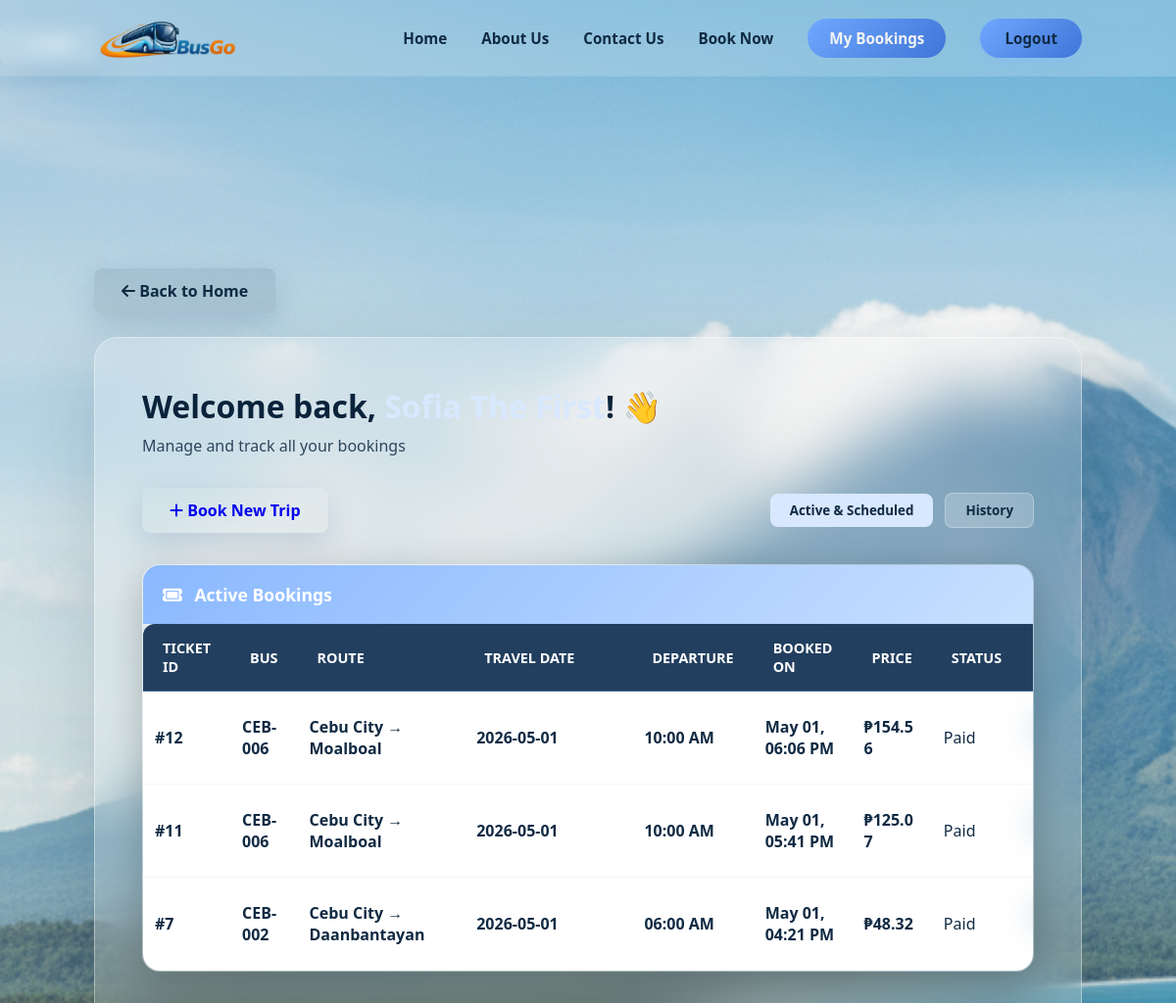
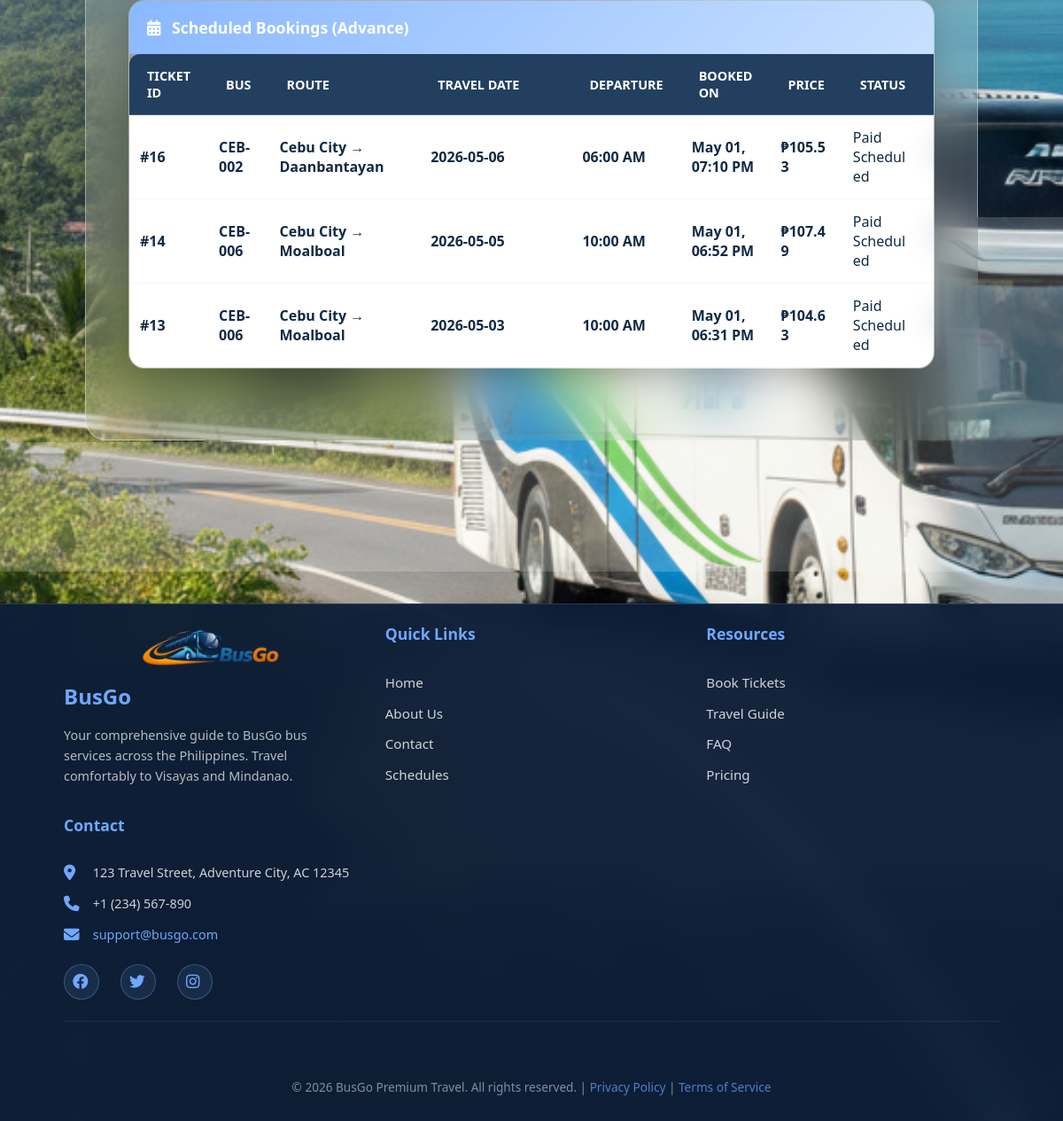
Page /user (signed in) on the committed database (2 pictures, top to bottom).
### tables this page shows
CREATE TABLE bookings (
            id INTEGER PRIMARY KEY AUTOINCREMENT,
            user_id INTEGER,
            trip_id INTEGER,
            passenger_id INTEGER,
            seat_number TEXT,
            status TEXT DEFAULT 'waiting for payment',
            booking_type TEXT DEFAULT 'Online',
            payment_method TEXT DEFAULT 'Online',
            created_at TEXT DEFAULT CURRENT_TIMESTAMP, price REAL DEFAULT 0, distance REAL DEFAULT 0, fare_type TEXT DEFAULT 'regular', discount_type TEXT, id_photo_path TEXT, travel_date TEXT,
            FOREIGN KEY(user_id) REFERENCES users(id),
            FOREIGN KEY(trip_id) REFERENCES trips(id),
            FOREIGN KEY(passenger_id) REFERENCES passengers(id)
        );

CREATE TABLE buses (
            id INTEGER PRIMARY KEY AUTOINCREMENT,
            bus_no TEXT UNIQUE NOT NULL,
            capacity INTEGER DEFAULT 52,
            status TEXT DEFAULT 'available',
            created_at TEXT DEFAULT CURRENT_TIMESTAMP,
            updated_at TEXT DEFAULT CURRENT_TIMESTAMP
        );

CREATE TABLE routes (
            id INTEGER PRIMARY KEY AUTOINCREMENT,
            origin TEXT NOT NULL,
            destination TEXT NOT NULL
        , distance REAL DEFAULT 0, geometry_json TEXT);

CREATE TABLE trips (id INTEGER PRIMARY KEY AUTOINCREMENT, bus_id INTEGER, route_id INTEGER, departure TEXT, arrival TEXT, status TEXT DEFAULT 'scheduled', FOREIGN KEY (bus_id) REFERENCES buses (id), FOREIGN KEY (route_id) REFERENCES routes (id));

### app.py (the view)
@app.route("/user")
def user_dashboard():
    if "user_id" not in session:
        return redirect(url_for("home", login_required=1))
    conn = get_db_connection()
    rows = conn.execute("""
        SELECT
            b.id,
            bs.bus_no,
            r.origin,
            r.destination,
            t.departure,
            t.arrival,
            b.price,
            b.status,
            b.created_at,
            b.travel_date
        FROM bookings b
        JOIN trips t ON t.id = b.trip_id
        JOIN buses bs ON bs.id = t.bus_id
        JOIN routes r ON r.id = t.route_id
        WHERE b.user_id = ?
        ORDER BY b.id DESC
    """, (session["user_id"],)).fetchall()
    bookings = []
    for row in rows:
        created_at_raw = row['created_at'] or ''
        try:
            parsed = datetime.datetime.strptime(created_at_raw, '%Y-%m-%d %H:%M:%S')
            booked_on = parsed.strftime('%b %d, %I:%M %p')
        except:
            booked_on = created_at_raw
        bookings.append({
            'id': row['id'],
            'bus_no': row['bus_no'],
            'origin': row['origin'],
            'destination': row['destination'],
            'departure': row['departure'],
            'arrival': row['arrival'],
            'price': row['price'],
            'status': row['status'],
            'booked_on': booked_on,
            'travel_date': row['travel_date']
        })
    conn.close()
    return render_template("user_dashboard.html", bookings=bookings, now=datetime.datetime.now())

### app.py (called while the page is built)
def get_db_connection():
    conn = sqlite3.connect(DATABASE)
    conn.row_factory = sqlite3.Row
    return conn

@app.context_processor
def inject_user_info():
    return dict(
        user_role=session.get("role"),
        user_name=session.get("fullname")
    )

### templates/user_dashboard.html (shortened to what this page needs)
{% extends "base.html" %}
{% block content %}
<section class="schedule-main" style="flex-direction: column; align-items: center;">
    <div class="page-back-nav" style="width: 100%; max-width: 1800px; margin: 0 auto 1.5rem auto;">
        <a href="{{ url_for('home') }}" class="back-btn" style="background: rgba(16, 42, 67, 0.1); color: var(--dark-text);">
            <i class="fa-solid fa-arrow-left"></i> Back to Home
        </a>
    </div>
    <div class="schedule-container glass-booking-card dashboard-page">
        <div class="dashboard-header">
            <h1>Welcome back, <span style="color: var(--yellow);">{{ session['fullname'] }}</span>! 👋</h1>
            <p>Manage and track all your bookings</p>
        </div>
        <div class="user-actions" style="display: flex; gap: 1rem; justify-content: space-between; align-items: center;">
            <a href="{{ url_for('schedules') }}" class="print-btn">
                <i class="fa-solid fa-plus"></i> Book New Trip
            </a>
            <div class="tab-switcher" style="display: flex; gap: 0.75rem;">
                <button id="activeBookingsTab" class="tab-btn active" type="button" style="background: var(--yellow); color: var(--dark-text); border: none; padding: 8px 20px; border-radius: 8px; cursor: pointer; font-weight: 600;">Active & Scheduled</button>
                <button id="historyBookingsTab" class="tab-btn" type="button" style="background: rgba(255,255,255,0.2); color: var(--dark-text); border: 1px solid rgba(255,255,255,0.3); padding: 8px 20px; border-radius: 8px; cursor: pointer; font-weight: 600;">History</button>
            </div>
        </div>
        <div id="activeScheduledSection" class="booking-tab-section active">
            <div class="table-container">
                <div class="table-header">
                    <i class="fa-solid fa-ticket" style="margin-right: 0.5rem;"></i> Active Bookings
                </div>
                {% set today = now.date().isoformat() if now is defined else None %}
                {% set active_bookings = [] %}
                {% set scheduled_bookings = [] %}
                {% set history_bookings = [] %}
                {% for booking in bookings %}
                    {% if booking.status == 'paid' %}
                        {% if booking.travel_date == today %}
                            {% set _ = active_bookings.append(booking) %}
                        {% elif booking.travel_date > today %}
                            {% set _ = scheduled_bookings.append(booking) %}
                        {% else %}
                            {% set _ = history_bookings.append(booking) %}
                        {% endif %}
                    {% elif booking.status in ['cancelled', 'dispatched', 'onboard', 'arrived'] %}
                        {% set _ = history_bookings.append(booking) %}
                    {% else %}
                        {% set _ = active_bookings.append(booking) %}
                    {% endif %}
                {% endfor %}
                {% if active_bookings|length > 0 %}
                    <table class="admin-table admin-bookings-table">
                        <thead style="background: var(--dark-text);">
                            <tr>
                                <th style="color: white; border-radius: 12px 0 0 0;">Ticket ID</th>
                                <th style="color: white;">Bus</th>
                                <th style="color: white;">Route</th>
                                <th style="color: white;">Travel Date</th>
                                <th style="color: white;">Departure</th>
                                <th style="color: white;">Booked On</th>
                                <th style="color: white;">Price</th>
                                <th style="color: white;">Status</th>
                                <th style="color: white; border-radius: 0 12px 0 0;">Actions</th>
                            </tr>
                        </thead>
                        <tbody style="background: white;">
                            {% for booking in active_bookings %}
                            <tr style="border-bottom: 1px solid rgba(16,42,67,0.1);">
                                <td style="color: var(--dark-text); font-weight: 700; padding: 12px;">#{{ booking.id }}</td>
                                <td style="color: var(--dark-text); padding: 12px;">{{ booking.bus_no }}</td>
                                <td style="color: var(--dark-text); padding: 12px;">{{ booking.origin }} → {{ booking.destination }}</td>
                                <td style="color: var(--dark-text); padding: 12px;">{{ booking.travel_date }}</td>
                                <td style="color: var(--dark-text); font-weight: 700; padding: 12px;">{{ booking.departure }}</td>
                                <td style="color: var(--dark-text); padding: 12px;">{{ booking.booked_on }}</td>
                                <td style="color: var(--dark-text); font-weight: 700; padding: 12px;">₱{{ "%.2f"|format(booking.price) }}</td>
                                <td style="color: var(--dark-text); font-weight: 500; padding: 12px;">
                                    {% if booking.status == 'paid' %}
                                        Paid
                                    {% elif booking.status == 'waiting for payment' %}
                                        Waiting for Payment
                                    {% elif booking.status == 'processing payment' %}
                                        Processing Payment
                                    {% else %}
                                        {{ booking.status|capitalize }}
                                    {% endif %}
                                </td>
                                <td style="padding: 12px;">
                                </td>
                            </tr>
                            {% endfor %}
                        </tbody>
                    </table>
                {% endif %}
            </div>
            <div class="table-container" style="margin-top: 2rem;">
                <div class="table-header">
                    <i class="fa-solid fa-calendar-alt" style="margin-right: 0.5rem;"></i> Scheduled Bookings (Advance)
                </div>
                {% if scheduled_bookings|length > 0 %}
                    <table class="admin-table admin-bookings-table">
                        <thead style="background: var(--dark-text);">
                            <tr>
                                <th style="color: white; border-radius: 12px 0 0 0;">Ticket ID</th>
                                <th style="color: white;">Bus</th>
                                <th style="color: white;">Route</th>
                                <th style="color: white;">Travel Date</th>
                                <th style="color: white;">Departure</th>
                                <th style="color: white;">Booked On</th>
                                <th style="color: white;">Price</th>
                                <th style="color: white;">Status</th>
                                <th style="color: white; border-radius: 0 12px 0 0;">Actions</th>
                            </tr>
                        </thead>
                        <tbody style="background: white;">
                            {% for booking in scheduled_bookings %}
                            <tr style="border-bottom: 1px solid rgba(16,42,67,0.1);">
                                <td style="color: var(--dark-text); font-weight: 700; padding: 12px;">#{{ booking.id }}</td>
                                <td style="color: var(--dark-text); padding: 12px;">{{ booking.bus_no }}</td>
                                <td style="color: var(--dark-text); padding: 12px;">{{ booking.origin }} → {{ booking.destination }}</td>
                                <td style="color: var(--dark-text); padding: 12px;">{{ booking.travel_date }}</td>
                                <td style="color: var(--dark-text); font-weight: 700; padding: 12px;">{{ booking.departure }}</td>
                                <td style="color: var(--dark-text); padding: 12px;">{{ booking.booked_on }}</td>
                                <td style="color: var(--dark-text); font-weight: 700; padding: 12px;">₱{{ "%.2f"|format(booking.price) }}</td>
                                <td style="color: var(--dark-text); font-weight: 500; padding: 12px;">Paid Scheduled</td>
                                <td style="padding: 12px;">
                                </td>
                            </tr>
                            {% endfor %}
                        </tbody>
                    </table>
                {% else %}
                    <div style="text-align: center; padding: 3rem; color: rgba(16, 42, 67, 0.6);">
                        <i class="fa-solid fa-calendar-week" style="font-size: 3rem; margin-bottom: 1rem; display: block; color: var(--yellow);"></i>
                        <p style="font-size: 1.1rem;">No scheduled advance bookings.</p>
                    </div>
                {% endif %}
            </div>
        </div>
    </div>
</section>
{% endblock %}

### rows in the picture
bookings: id "12", bus_no "CEB-006", origin "Cebu City", destination "Moalboal", travel_date "2026-05-01", departure "10:00 AM", booked_on "May 01, 06:06 PM", price "154.56", status "Paid"
bookings: id "11", bus_no "CEB-006", origin "Cebu City", destination "Moalboal", travel_date "2026-05-01", departure "10:00 AM", booked_on "May 01, 05:41 PM", price "125.07", status "Paid"
bookings: id "7", bus_no "CEB-002", origin "Cebu City", destination "Daanbantayan", travel_date "2026-05-01", departure "06:00 AM", booked_on "May 01, 04:21 PM", price "48.32", status "Paid"
bookings: id "16", bus_no "CEB-002", origin "Cebu City", destination "Daanbantayan", travel_date "2026-05-06", departure "06:00 AM", booked_on "May 01, 07:10 PM", price "105.53"
bookings: id "14", bus_no "CEB-006", origin "Cebu City", destination "Moalboal", travel_date "2026-05-05", departure "10:00 AM", booked_on "May 01, 06:52 PM", price "107.49"
bookings: id "13", bus_no "CEB-006", origin "Cebu City", destination "Moalboal", travel_date "2026-05-03", departure "10:00 AM", booked_on "May 01, 06:31 PM", price "104.63"
